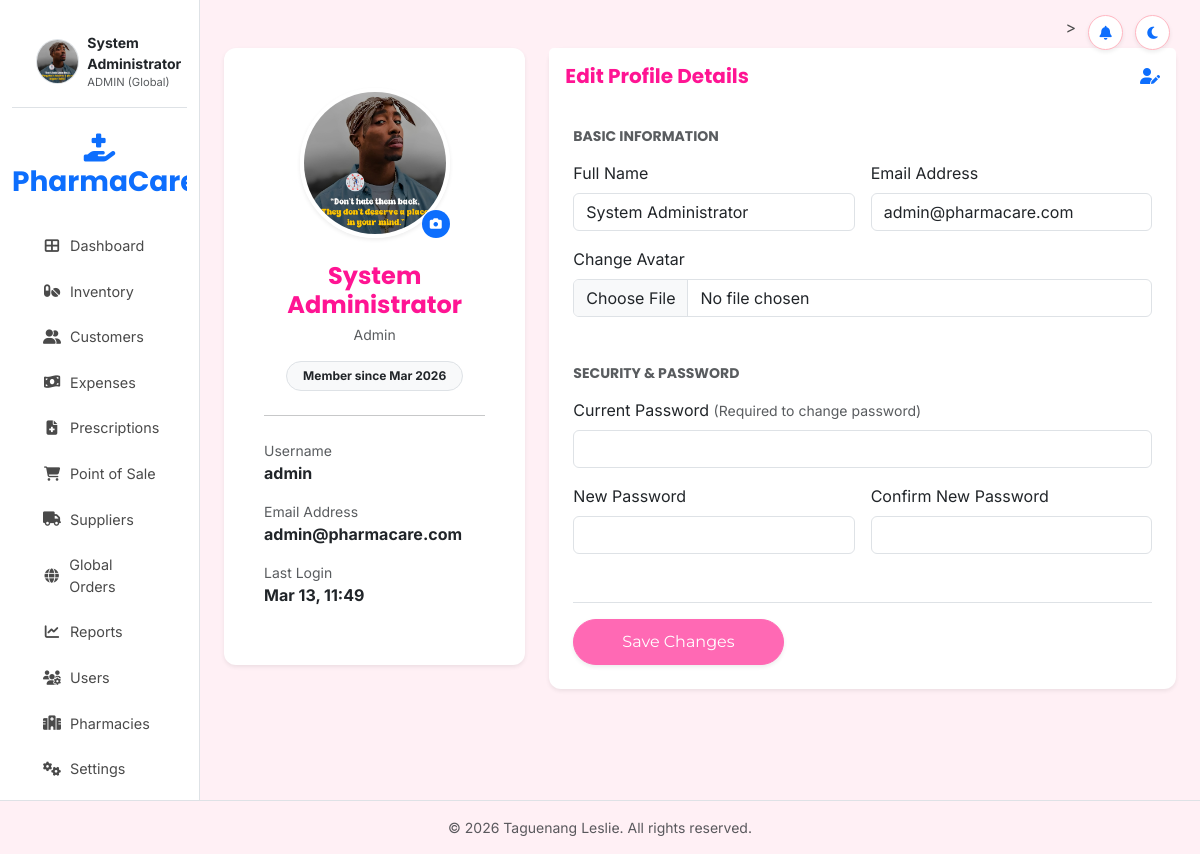
The app's page /profile.php (signed in) with its own data.
### tables this page shows
CREATE TABLE IF NOT EXISTS users (
    id INT PRIMARY KEY AUTO_INCREMENT,
    username VARCHAR(50) UNIQUE NOT NULL,
    email VARCHAR(100) UNIQUE NOT NULL,
    password_hash VARCHAR(255) NOT NULL,
    role ENUM('admin', 'pharmacist', 'cashier', 'customer') NOT NULL,
    full_name VARCHAR(100),
    avatar VARCHAR(255),
    pharmacy_id INT,  
    created_at TIMESTAMP DEFAULT CURRENT_TIMESTAMP,
    last_login TIMESTAMP NULL,
    is_active BOOLEAN DEFAULT TRUE,
    last_notif_dismissal TIMESTAMP NULL DEFAULT NULL,
    FOREIGN KEY (pharmacy_id) REFERENCES pharmacies(id) ON DELETE SET NULL
);

### profile.php (the view, shortened to what this page needs)
<?php
require_once 'includes/config/database.php';
$user_id = $_SESSION['user_id'];
$stmt = $pdo->prepare("SELECT * FROM users WHERE id = ?");
$stmt->execute([$user_id]);
$user = $stmt->fetch();
include 'includes/templates/header.php';
?>
<div class="row pt-4">
    <div class="col-lg-4 mb-4">
        <div class="card border-0 shadow-sm text-center p-4 h-100">
            <div class="card-body">
                <div class="position-relative d-inline-block mb-4">
                    <img src="<?php echo $user['avatar'] ? BASE_URL . $user['avatar'] : 'https://via.placeholder.com/150'; ?>" class="rounded-circle shadow-sm border border-4 border-white" style="width: 150px; height: 150px; object-fit: cover;" alt="Avatar">
                    <span class="position-absolute bottom-0 end-0 badge rounded-pill bg-primary p-2">
                        <i class="fas fa-camera"></i>
                    </span>
                </div>
                <h4 class="fw-bold mb-1"><?php echo $user['full_name']; ?></h4>
                <p class="text-muted small mb-3"><?php echo ucfirst($user['role']); ?></p>
                <div class="badge bg-light text-dark border p-2 px-3 rounded-pill">
                    Member since <?php echo date('M Y', strtotime($user['created_at'])); ?>
                </div>
                <hr class="my-4">
                <div class="text-start">
                    <div class="mb-3">
                        <div class="small text-muted">Username</div>
                        <div class="fw-bold"><?php echo $user['username']; ?></div>
                    </div>
                    <div class="mb-3">
                        <div class="small text-muted">Email Address</div>
                        <div class="fw-bold"><?php echo $user['email']; ?></div>
                    </div>
                    <div class="mb-0">
                        <div class="small text-muted">Last Login</div>
                        <div class="fw-bold"><?php echo $user['last_login'] ? date('M d, H:i', strtotime($user['last_login'])) : 'Never'; ?></div>
                    </div>
                </div>
            </div>
        </div>
    </div>
    <div class="col-lg-8">
        <div class="card border-0 shadow-sm h-100">
            <div class="card-header bg-white border-0 py-3 d-flex justify-content-between align-items-center">
                <h5 class="mb-0">Edit Profile Details</h5>
                <i class="fas fa-user-edit text-primary"></i>
            </div>
            <div class="card-body p-4">
                <form action="profile.php" method="POST" enctype="multipart/form-data">
                    <h6 class="text-uppercase small fw-bold text-muted mb-3">Basic Information</h6>
                    <div class="row g-3 mb-4">
                        <div class="col-md-6">
                            <label class="form-label">Full Name</label>
                            <input type="text" name="full_name" class="form-control" value="<?php echo $user['full_name']; ?>" required>
                        </div>
                        <div class="col-md-6">
                            <label class="form-label">Email Address</label>
                            <input type="email" name="email" class="form-control" value="<?php echo $user['email']; ?>" required>
                        </div>
                        <div class="col-md-12">
                            <label class="form-label">Change Avatar</label>
                            <input type="file" name="avatar" class="form-control" accept="image/*">
                        </div>
                    </div>
                    <h6 class="text-uppercase small fw-bold text-muted mb-3 mt-5">Security & Password</h6>
                    <div class="row g-3">
                        <div class="col-md-12">
                            <label class="form-label">Current Password <small class="text-muted">(Required to change password)</small></label>
                            <input type="password" name="current_password" class="form-control">
                        </div>
                        <div class="col-md-6">
                            <label class="form-label">New Password</label>
                            <input type="password" name="new_password" class="form-control">
                        </div>
                        <div class="col-md-6">
                            <label class="form-label">Confirm New Password</label>
                            <input type="password" name="confirm_password" class="form-control">
                        </div>
                    </div>
                    <div class="mt-5 pt-3 border-top">
                        <button type="submit" class="btn btn-primary px-5 shadow-sm rounded-pill">
                            Save Changes
                        </button>
                    </div>
                </form>
            </div>
        </div>
    </div>
</div>
<?php include 'includes/templates/footer.php'; ?>

### assets/css/style.css (style rules this page uses)
:root { --primary-color: #FF69B4; --secondary-color: #FFB6C1; --accent-color: #FF1493; --bg-color: #FFF0F5; --text-color: #4A4A4A; --success-color: #98D8C8; --warning-color: #FFD700; --error-color: #FF6B6B; --white: #FFFFFF; --shadow: 0 4px 6px rgba(0, 0, 0, 0.1); --border-radius: 12px; --glass-bg: rgba(255, 255, 255, 0.7); --glass-border: rgba(255, 255, 255, 0.3); }
body { background-color: var(--bg-color); color: var(--text-color); font-family: 'Inter', sans-serif; margin: 0; padding: 0; }
h1, h2, h3, h4, h5, h6 { font-family: 'Poppins', sans-serif; font-weight: 700; color: var(--accent-color); }
.btn-primary { background-color: var(--primary-color); border-color: var(--primary-color); border-radius: 50px; padding: 10px 25px; font-family: 'Montserrat', sans-serif; transition: all 0.3s ease; }
.card { border: none; border-radius: var(--border-radius); box-shadow: var(--shadow); transition: transform 0.3s ease; }

### records on screen
users: avatar (picture), full_name "System Administrator", role "Admin", created_at "Mar 2026", username "admin", email "admin@pharmacare.com", last_login "Mar 13, 11:49"

### other values on screen
$_SESSION['full_name'] "System Administrator"
$_SESSION['role'] "ADMIN"
__('dashboard') "Dashboard"
__('inventory') "Inventory"
__('customers') "Customers"
__('expenses') "Expenses"
__('prescriptions') "Prescriptions"
__('pos') "Point of Sale"
__('suppliers') "Suppliers"
__('reports') "Reports"
__('users') "Users"
__('settings') "Settings"
COPYRIGHT_YEAR "2026"
COPYRIGHT_HOLDER "Taguenang Leslie"
